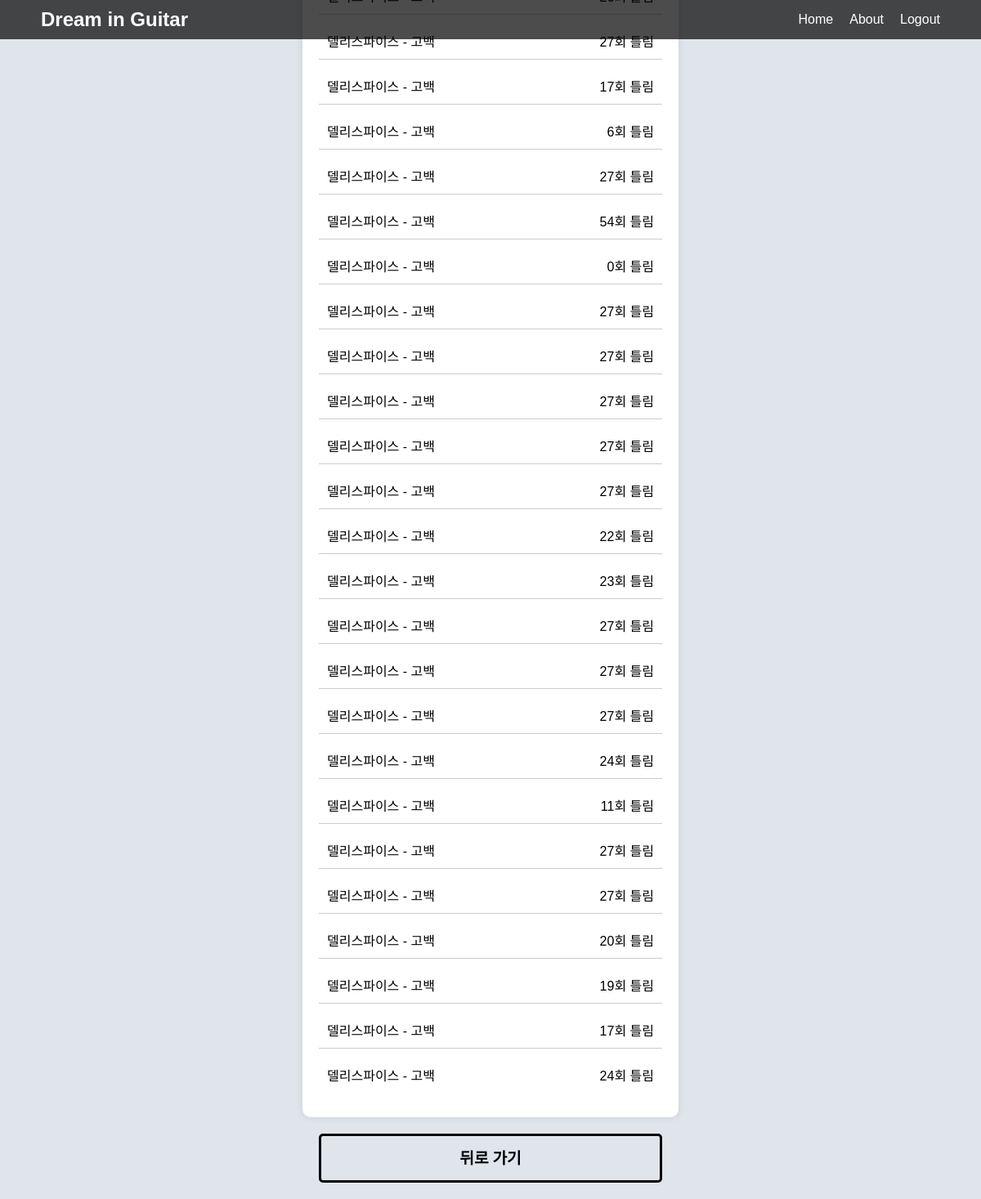
/records (signed in), run on the app's committed database.
### tables this page shows
CREATE TABLE records (
    id INTEGER PRIMARY KEY AUTOINCREMENT,
    username TEXT NOT NULL,
    song_title TEXT NOT NULL,
    mistakes INTEGER NOT NULL
);

### app.py (the view)
@app.route('/records')
def records():
    username = session.get('username')
    if not username:
        return redirect(url_for('login'))
    records = get_records(username)
    return render_template('records.html', records=records)

### app.py (called while the page is built)
def get_db():
    conn = sqlite3.connect(DATABASE)
    conn.row_factory = sqlite3.Row
    return conn

def get_records(username):
    db = get_db()
    records = db.execute('SELECT song_title, mistakes FROM records WHERE username = ?', (username,)).fetchall()
    return records

### templates/records.html (shortened to what this page needs)
<!DOCTYPE html>
<html lang="en">
<head>
    <link rel="stylesheet" href="{{ url_for('static', filename='css/start.css') }}">
</head>
<body>
    <header>
        <div class="logo">Dream in Guitar</div>
        <nav>
            <ul>
                <li><a href="{{ url_for('index') }}">Home</a></li>
                <li><a href="{{ url_for('about') }}">About</a></li>
                {% if session.get('username') %}
                <li><a href="javascript:void(0);" onclick="confirmLogout()">Logout</a></li>
                {% else %}
                <li><a href="{{ url_for('login') }}">Login</a></li>
                {% endif %}
            </ul>
        </nav>
    </header>
    <div class="container">
        <div class="record-list">
            {% for record in records %}
            <div class="record-item">
                <div>
                    <span>{{ record['song_title'] }}</span>
                    <span>{{ record['mistakes'] }}회 틀림</span>
                </div>
            </div>
            {% endfor %}
        </div>
        <div class="button-container">
            <button class="custom-btn btn-3" onclick="goBack()">뒤로 가기</button>
        </div>
    </div>
</body>
</html>

### static/css/start.css (style rules this page uses)
body { display: flex; flex-direction: column; justify-content: center; align-items: center; height: 100vh; margin: 0; font-family: 'Noto Sans KR', sans-serif; background-size: cover; background-repeat: no-repeat; background-position: center; background: #e0e5ec; }
header { width: 100%; background-color: rgba(0,0,0,0.7); color: white; padding: 10px 0; position: fixed; top: 0; display: flex; justify-content: space-between; align-items: center; padding: 10px 50px; box-sizing: border-box; z-index: 1000; }
header .logo { font-size: 1.5em; font-weight: bold; }
header nav ul { list-style: none; display: flex; gap: 20px; margin: 0; padding: 0; }
header nav ul li { display: inline; }
header nav ul li a { color: white; text-decoration: none; font-size: 1em; transition: color 0.3s; }
.container { text-align: center; display: flex; flex-direction: column; align-items: center; justify-content: center; padding: 20px; border-radius: 10px; margin-top: 100px; }
.button-container { display: flex; flex-direction: column; align-items: center; gap: 10px; }
button { width: 200px; padding: 15px 30px; font-size: 1.2em; color: black; border: none; border-radius: 5px; cursor: pointer; transition: background-color 0.3s; }
.custom-btn { width: 420px; height: 60px; padding: 10px 25px; border: 3px solid #000; font-family: 'Lato', sans-serif; font-weight: 600; background: transparent; cursor: pointer; transition: all 0.3s ease; position: relative; display: inline-block; }
.btn-3 { line-height: 39px; padding: 0; }
.btn-3:before, .btn-3:after { position: absolute; content: ""; left: 0; top: 0; background: #000; transition: all 0.3s ease; }
.btn-3:before { height: 0%; width: 2px; }
.btn-3:after { width: 0%; height: 2px; }

### templates/records.html (style rules this page uses)
.record-list { width: 100%; max-width: 600px; background: #fff; padding: 20px; border-radius: 10px; box-shadow: 0 0 10px rgba(0, 0, 0, 0.1); margin-bottom: 20px; }
.record-item { margin: 10px 0; padding: 10px; border-bottom: 1px solid #ccc; transition: background 0.3s; }
.record-item:last-child { border-bottom: none; }
.record-item div { display: flex; justify-content: space-between; }

### data on the page
records: song_title "델리스파이스 - 고백", mistakes "27"
records: song_title "델리스파이스 - 고백", mistakes "17"
records: song_title "델리스파이스 - 고백", mistakes "6"
records: song_title "델리스파이스 - 고백", mistakes "27"
records: song_title "델리스파이스 - 고백", mistakes "54"
records: song_title "델리스파이스 - 고백", mistakes "0"
records: song_title "델리스파이스 - 고백", mistakes "27"
records: song_title "델리스파이스 - 고백", mistakes "27"
records: song_title "델리스파이스 - 고백", mistakes "27"
records: song_title "델리스파이스 - 고백", mistakes "27"
records: song_title "델리스파이스 - 고백", mistakes "27"
records: song_title "델리스파이스 - 고백", mistakes "22"
records: song_title "델리스파이스 - 고백", mistakes "23"
records: song_title "델리스파이스 - 고백", mistakes "27"
records: song_title "델리스파이스 - 고백", mistakes "27"
records: song_title "델리스파이스 - 고백", mistakes "27"
records: song_title "델리스파이스 - 고백", mistakes "24"
records: song_title "델리스파이스 - 고백", mistakes "11"
records: song_title "델리스파이스 - 고백", mistakes "27"
records: song_title "델리스파이스 - 고백", mistakes "27"
records: song_title "델리스파이스 - 고백", mistakes "20"
records: song_title "델리스파이스 - 고백", mistakes "19"
records: song_title "델리스파이스 - 고백", mistakes "17"
records: song_title "델리스파이스 - 고백", mistakes "24"
